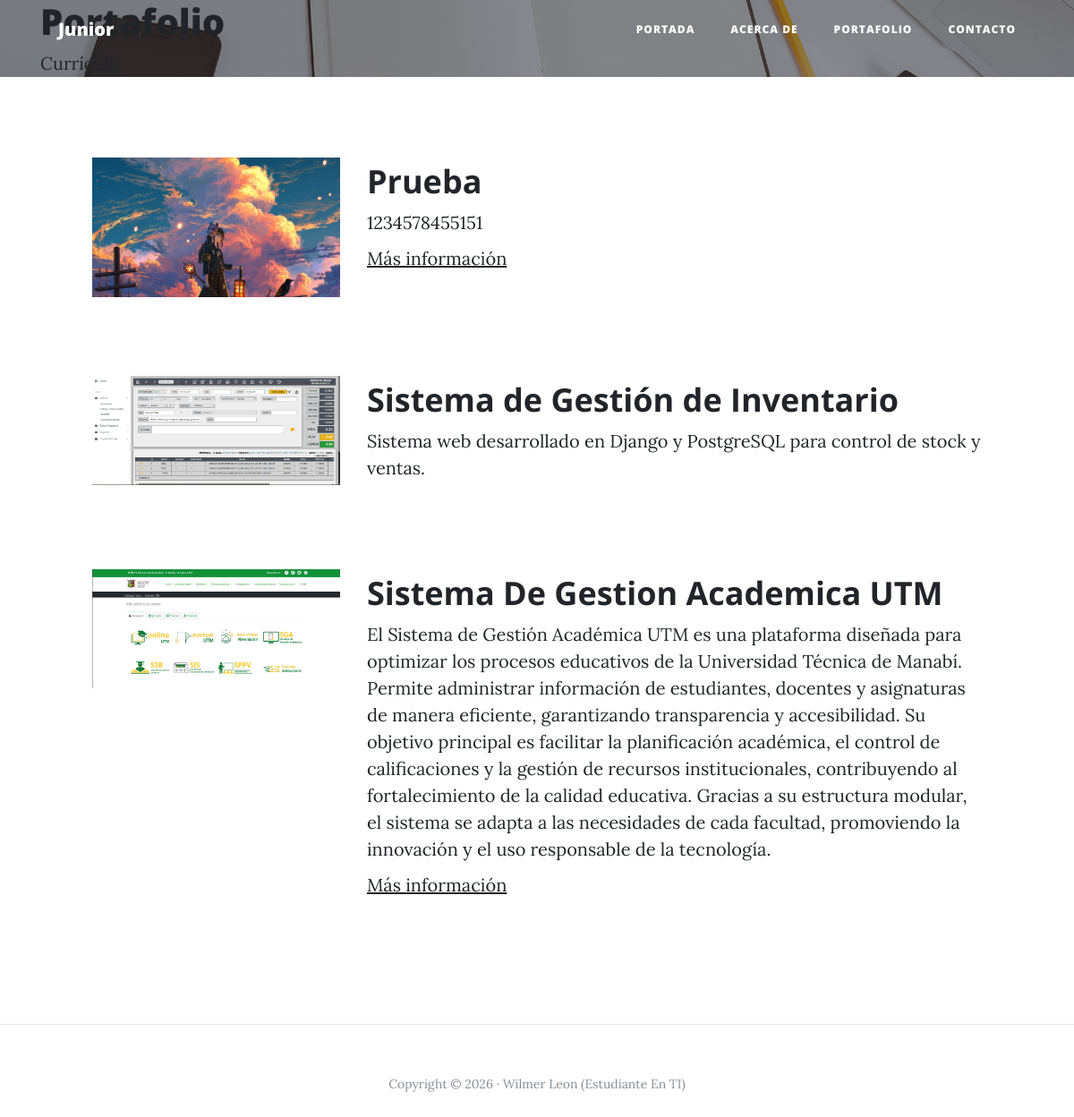
The page /portfolio/ on the database its author committed.
### core/models.py (models this page shows, shortened)
class Portfolio(models.Model):
    title = models.CharField(max_length=100)
    description = models.TextField()
    image = models.ImageField(upload_to='portfolio')
    url = models.URLField(blank=True, null=True)
    created = models.DateTimeField(auto_now_add=True)
    updated = models.DateTimeField(auto_now=True)

### core/views.py (the view)
# urls.py: path('portfolio/', views.portfolio, name='portfolio'),
def portfolio(request):
    projects = Portfolio.objects.all()
    return render(request, "portfolio.html", {
        'projects': projects
    })

### mi_proyecto/templates/portfolio.html (shortened to what this page needs)
    <!DOCTYPE html>
<html lang="es">
{% load static %}
<head>
    <link href="{% static 'vendor/bootstrap/css/bootstrap.min.css' %}" rel="stylesheet">
    <link href="{% static 'vendor/font-awesome/css/font-awesome.min.css' %}" rel="stylesheet" type="text/css">
    <link href="{% static 'css/clean-blog.min.css' %}" rel="stylesheet">
</head>
<body>
    <nav class="navbar navbar-expand-lg navbar-light fixed-top" id="mainNav">
        <div class="container">
            <a class="navbar-brand" href="{% url 'home' %}">Junior</a>
            <div class="collapse navbar-collapse" id="navbarResponsive">
                <ul class="navbar-nav ml-auto">
                    <li class="nav-item"><a class="nav-link" href="{% url 'home' %}">Portada</a></li>
                    <li class="nav-item"><a class="nav-link" href="{% url 'about' %}">Acerca de</a></li>
                    <li class="nav-item"><a class="nav-link" href="{% url 'portfolio' %}">Portafolio</a></li>
                    <li class="nav-item"><a class="nav-link" href="{% url 'contact' %}">Contacto</a></li>
                </ul>
            </div>
        </div>
    </nav>
    <header class="masthead" style="background-image: url('{% static "img/portfolio-bg.jpg" %}')">
        <div class="overlay"></div>
        <div class="container">
            <h1>Portafolio</h1>
            <span class="subheading">Currículo</span>
        </div>
    </header>
 {% for project in projects %}
<div class="row project mb-5">
    <div class="col-lg-3 col-md-4 offset-lg-1">
        {% if project.image %}
            <img class="img-fluid" src="{{ project.image.url }}" alt="">
        {% endif %}
    </div>
    <div class="col-lg-7 col-md-8">
        <h2 class="section-heading title">
            {{ project.title }}
        </h2>
        <p>
            {{ project.description }}
        </p>
        {% if project.url %}
        <p>
            <a href="{{ project.url }}" target="_blank">
                Más información
            </a>
        </p>
        {% endif %}
    </div>
</div>
{% endfor %}
    <footer>
        <hr>
        <div class="container">
            <p class="copyright text-muted">
                Copyright © 2026 · Wilmer Leon (Estudiante En TI)
            </p>
        </div>
    </footer>
</body>
</html>

### rows shown on the page
Portfolio: image (picture), title "Prueba", description "1234578455151"
Portfolio: image (picture), title "Sistema de Gestión de Inventario", description "Sistema web desarrollado en Django y PostgreSQL para control de stock y ventas."
Portfolio: image (picture), title "Sistema De Gestion Academica UTM", description "El Sistema de Gestión Académica UTM es una plataforma diseñada para optimizar los procesos educativos de la Universidad Técnica de Manabí. Permite administrar información de estudiantes, docentes y asignaturas de manera eficiente, garantizando transparencia y accesibilidad. Su objetivo principal es facilitar la planificación académica, el control de calificaciones y la gestión de recursos institucionales, contribuyendo al fortalecimiento de la calidad educativa. Gracias a su estructura modular, el sistema se adapta a las necesidades de cada facultad, promoviendo la innovación y el uso responsable de la tecnología."
